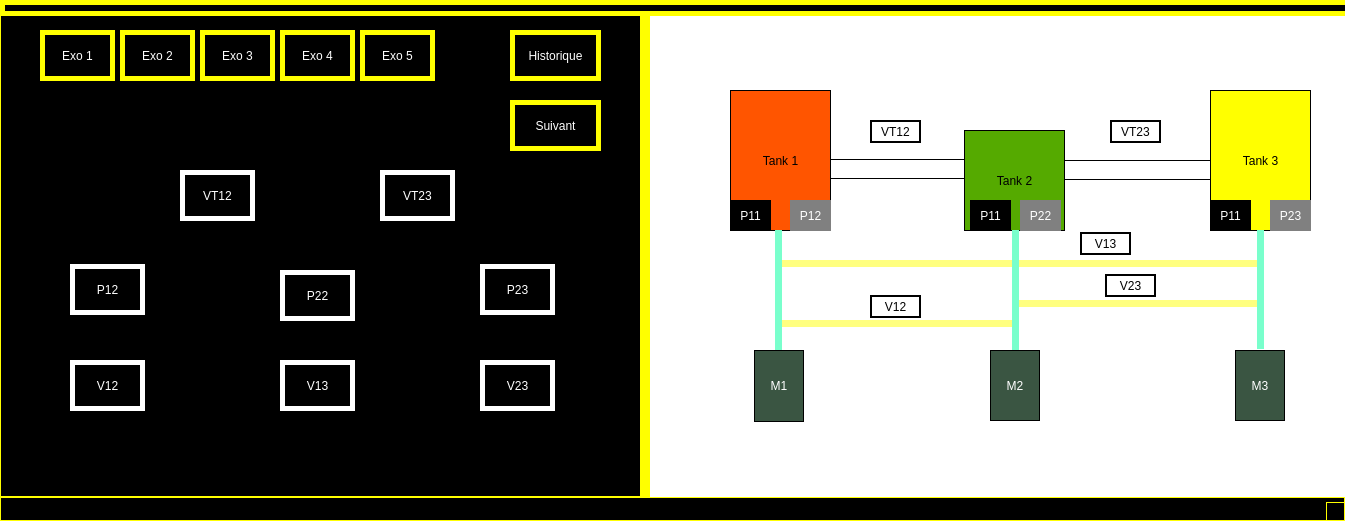
<?xml version="1.0" encoding="UTF-8"?>
<ui version="4.0">
 <class>MainWindow</class>
 <widget class="QMainWindow" name="MainWindow">
  <property name="geometry">
   <rect>
    <x>0</x>
    <y>0</y>
    <width>1345</width>
    <height>521</height>
   </rect>
  </property>
  <property name="windowTitle">
   <string>MainWindow</string>
  </property>
  <property name="layoutDirection">
   <enum>Qt::LeftToRight</enum>
  </property>
  <property name="autoFillBackground">
   <bool>false</bool>
  </property>
  <property name="styleSheet">
   <string notr="true">QWidget {
        background-color:black; border: 1px solid yellow;

}</string>
  </property>
  <widget class="QWidget" name="centralwidget">
   <widget class="QPushButton" name="vt12">
    <property name="geometry">
     <rect>
      <x>180</x>
      <y>170</y>
      <width>75</width>
      <height>51</height>
     </rect>
    </property>
    <property name="sizePolicy">
     <sizepolicy hsizetype="Preferred" vsizetype="Preferred">
      <horstretch>0</horstretch>
      <verstretch>0</verstretch>
     </sizepolicy>
    </property>
    <property name="cursor">
     <cursorShape>PointingHandCursor</cursorShape>
    </property>
    <property name="layoutDirection">
     <enum>Qt::LeftToRight</enum>
    </property>
    <property name="styleSheet">
     <string notr="true">QPushButton {
    border: 5px solid  white;border-radius: 0px;padding: 5px;font: 87 9pt &quot;Arial Black&quot;;color:white;
}
</string>
    </property>
    <property name="text">
     <string>VT12</string>
    </property>
   </widget>
   <widget class="QPushButton" name="vt23">
    <property name="geometry">
     <rect>
      <x>380</x>
      <y>170</y>
      <width>75</width>
      <height>51</height>
     </rect>
    </property>
    <property name="sizePolicy">
     <sizepolicy hsizetype="Preferred" vsizetype="Preferred">
      <horstretch>0</horstretch>
      <verstretch>0</verstretch>
     </sizepolicy>
    </property>
    <property name="cursor">
     <cursorShape>PointingHandCursor</cursorShape>
    </property>
    <property name="layoutDirection">
     <enum>Qt::LeftToRight</enum>
    </property>
    <property name="styleSheet">
     <string notr="true">QPushButton {
    border: 5px solid  white;
	border-radius: 0px;
	padding: 5px;
	
	font: 87 9pt &quot;Arial Black&quot;;
	color:white;
}
</string>
    </property>
    <property name="text">
     <string>VT23</string>
    </property>
    <property name="checkable">
     <bool>false</bool>
    </property>
    <property name="autoDefault">
     <bool>false</bool>
    </property>
    <property name="default">
     <bool>false</bool>
    </property>
   </widget>
   <widget class="QPushButton" name="p12">
    <property name="geometry">
     <rect>
      <x>70</x>
      <y>264</y>
      <width>75</width>
      <height>51</height>
     </rect>
    </property>
    <property name="sizePolicy">
     <sizepolicy hsizetype="Preferred" vsizetype="Preferred">
      <horstretch>0</horstretch>
      <verstretch>0</verstretch>
     </sizepolicy>
    </property>
    <property name="cursor">
     <cursorShape>PointingHandCursor</cursorShape>
    </property>
    <property name="layoutDirection">
     <enum>Qt::LeftToRight</enum>
    </property>
    <property name="styleSheet">
     <string notr="true">QPushButton {
    border: 5px solid  white;
	border-radius: 0px;
	padding: 5px;
	
	font: 87 9pt &quot;Arial Black&quot;;
	color:white;
}
</string>
    </property>
    <property name="text">
     <string>P12</string>
    </property>
   </widget>
   <widget class="QPushButton" name="p23">
    <property name="geometry">
     <rect>
      <x>480</x>
      <y>264</y>
      <width>75</width>
      <height>51</height>
     </rect>
    </property>
    <property name="sizePolicy">
     <sizepolicy hsizetype="Preferred" vsizetype="Preferred">
      <horstretch>0</horstretch>
      <verstretch>0</verstretch>
     </sizepolicy>
    </property>
    <property name="cursor">
     <cursorShape>PointingHandCursor</cursorShape>
    </property>
    <property name="whatsThis">
     <string>&lt;html&gt;&lt;head/&gt;&lt;body&gt;&lt;p&gt;&lt;span style=&quot; font-size:14pt;&quot;&gt;vv&lt;/span&gt;&lt;/p&gt;&lt;/body&gt;&lt;/html&gt;</string>
    </property>
    <property name="layoutDirection">
     <enum>Qt::LeftToRight</enum>
    </property>
    <property name="styleSheet">
     <string notr="true">QPushButton {
    border: 5px solid  white;
	border-radius: 0px;
	padding: 5px;
	
	font: 87 9pt &quot;Arial Black&quot;;
	color:white;
}
QPushButton:pressed {
    background-color: green; border: 1px solid yellow;
	border-radius: 0px;
	padding: 5px;
}</string>
    </property>
    <property name="text">
     <string>P23</string>
    </property>
   </widget>
   <widget class="QPushButton" name="p22">
    <property name="geometry">
     <rect>
      <x>280</x>
      <y>270</y>
      <width>75</width>
      <height>51</height>
     </rect>
    </property>
    <property name="sizePolicy">
     <sizepolicy hsizetype="Preferred" vsizetype="Preferred">
      <horstretch>0</horstretch>
      <verstretch>0</verstretch>
     </sizepolicy>
    </property>
    <property name="cursor">
     <cursorShape>PointingHandCursor</cursorShape>
    </property>
    <property name="layoutDirection">
     <enum>Qt::LeftToRight</enum>
    </property>
    <property name="styleSheet">
     <string notr="true">QPushButton {
    border: 5px solid  white;
	border-radius: 0px;
	padding: 5px;
	
	font: 87 9pt &quot;Arial Black&quot;;
	color:white;
}
QPushButton:pressed {
    background-color: green; border: 1px solid yellow;
	border-radius: 0px;
	padding: 5px;
}</string>
    </property>
    <property name="text">
     <string>P22</string>
    </property>
   </widget>
   <widget class="QPushButton" name="v13">
    <property name="geometry">
     <rect>
      <x>280</x>
      <y>360</y>
      <width>75</width>
      <height>51</height>
     </rect>
    </property>
    <property name="sizePolicy">
     <sizepolicy hsizetype="Preferred" vsizetype="Preferred">
      <horstretch>0</horstretch>
      <verstretch>0</verstretch>
     </sizepolicy>
    </property>
    <property name="cursor">
     <cursorShape>PointingHandCursor</cursorShape>
    </property>
    <property name="layoutDirection">
     <enum>Qt::LeftToRight</enum>
    </property>
    <property name="styleSheet">
     <string notr="true">QPushButton {
    border: 5px solid  white;
	border-radius: 0px;
	padding: 5px;
	
	font: 87 9pt &quot;Arial Black&quot;;
	color:white;
}
</string>
    </property>
    <property name="text">
     <string>V13</string>
    </property>
   </widget>
   <widget class="QPushButton" name="v23">
    <property name="geometry">
     <rect>
      <x>480</x>
      <y>360</y>
      <width>75</width>
      <height>51</height>
     </rect>
    </property>
    <property name="sizePolicy">
     <sizepolicy hsizetype="Preferred" vsizetype="Preferred">
      <horstretch>0</horstretch>
      <verstretch>0</verstretch>
     </sizepolicy>
    </property>
    <property name="cursor">
     <cursorShape>PointingHandCursor</cursorShape>
    </property>
    <property name="layoutDirection">
     <enum>Qt::LeftToRight</enum>
    </property>
    <property name="styleSheet">
     <string notr="true">QPushButton {
    border: 5px solid  white;
	border-radius: 0px;
	padding: 5px;
	
	font: 87 9pt &quot;Arial Black&quot;;
	color:white;
}
</string>
    </property>
    <property name="text">
     <string>V23</string>
    </property>
   </widget>
   <widget class="QPushButton" name="v12">
    <property name="geometry">
     <rect>
      <x>70</x>
      <y>360</y>
      <width>75</width>
      <height>51</height>
     </rect>
    </property>
    <property name="sizePolicy">
     <sizepolicy hsizetype="Preferred" vsizetype="Preferred">
      <horstretch>0</horstretch>
      <verstretch>0</verstretch>
     </sizepolicy>
    </property>
    <property name="cursor">
     <cursorShape>PointingHandCursor</cursorShape>
    </property>
    <property name="layoutDirection">
     <enum>Qt::LeftToRight</enum>
    </property>
    <property name="styleSheet">
     <string notr="true">QPushButton {
    border: 5px solid  white;
	border-radius: 0px;
	padding: 5px;
	
	font: 87 9pt &quot;Arial Black&quot;;
	color:white;
}
</string>
    </property>
    <property name="text">
     <string>V12</string>
    </property>
   </widget>
   <widget class="QPushButton" name="T1">
    <property name="geometry">
     <rect>
      <x>730</x>
      <y>90</y>
      <width>101</width>
      <height>141</height>
     </rect>
    </property>
    <property name="sizePolicy">
     <sizepolicy hsizetype="Preferred" vsizetype="Preferred">
      <horstretch>0</horstretch>
      <verstretch>0</verstretch>
     </sizepolicy>
    </property>
    <property name="styleSheet">
     <string notr="true">QPushButton {
    background-color: rgb(255, 85, 0); border: 1px solid black;border-radius: 0px;padding: 5px;font: 87 9pt &quot;Arial Black&quot;;color:black;
}</string>
    </property>
    <property name="text">
     <string>Tank 1</string>
    </property>
   </widget>
   <widget class="QTextEdit" name="textEdit">
    <property name="geometry">
     <rect>
      <x>640</x>
      <y>-50</y>
      <width>991</width>
      <height>731</height>
     </rect>
    </property>
    <property name="styleSheet">
     <string notr="true">QTextEdit{background-color:white; border: 10px solid yellow;

}</string>
    </property>
    <property name="frameShape">
     <enum>QFrame::WinPanel</enum>
    </property>
    <property name="frameShadow">
     <enum>QFrame::Sunken</enum>
    </property>
    <property name="lineWidth">
     <number>-1</number>
    </property>
   </widget>
   <widget class="QPushButton" name="T3">
    <property name="geometry">
     <rect>
      <x>1210</x>
      <y>90</y>
      <width>101</width>
      <height>141</height>
     </rect>
    </property>
    <property name="sizePolicy">
     <sizepolicy hsizetype="Preferred" vsizetype="Preferred">
      <horstretch>0</horstretch>
      <verstretch>0</verstretch>
     </sizepolicy>
    </property>
    <property name="styleSheet">
     <string notr="true">QPushButton {
    background-color:rgb(255, 255, 0); border: 1px solid black;border-radius: 0px;padding: 5px;font: 87 9pt &quot;Arial Black&quot;;color:black;
}</string>
    </property>
    <property name="text">
     <string>Tank 3</string>
    </property>
   </widget>
   <widget class="QPushButton" name="T2">
    <property name="geometry">
     <rect>
      <x>964</x>
      <y>130</y>
      <width>101</width>
      <height>101</height>
     </rect>
    </property>
    <property name="sizePolicy">
     <sizepolicy hsizetype="Preferred" vsizetype="Preferred">
      <horstretch>0</horstretch>
      <verstretch>0</verstretch>
     </sizepolicy>
    </property>
    <property name="styleSheet">
     <string notr="true">QPushButton {
    background-color: rgb(85, 170, 0); border: 1px solid black;border-radius: 0px;padding: 5px;	font: 87 9pt &quot;Arial Black&quot;;color:black;
}</string>
    </property>
    <property name="text">
     <string>Tank 2</string>
    </property>
   </widget>
   <widget class="QPushButton" name="M1">
    <property name="geometry">
     <rect>
      <x>754</x>
      <y>350</y>
      <width>50</width>
      <height>72</height>
     </rect>
    </property>
    <property name="sizePolicy">
     <sizepolicy hsizetype="Preferred" vsizetype="Preferred">
      <horstretch>0</horstretch>
      <verstretch>0</verstretch>
     </sizepolicy>
    </property>
    <property name="styleSheet">
     <string notr="true">QPushButton {
    background-color:rgb(58, 85, 66); border: 1px solid black;
	border-radius: 0px;
	padding: 5px;
	
	font: 87 9pt &quot;Arial Black&quot;;
	color:white;
}</string>
    </property>
    <property name="text">
     <string>M1</string>
    </property>
   </widget>
   <widget class="QPushButton" name="vt12_2">
    <property name="geometry">
     <rect>
      <x>870</x>
      <y>120</y>
      <width>51</width>
      <height>23</height>
     </rect>
    </property>
    <property name="styleSheet">
     <string notr="true">QPushButton{
    background-color:white; border: 2px solid black;border-radius: 0px;padding: 5px;font: 87 9pt &quot;Arial Black&quot;;color:black;
}</string>
    </property>
    <property name="text">
     <string>VT12</string>
    </property>
   </widget>
   <widget class="QPushButton" name="vt23_2">
    <property name="geometry">
     <rect>
      <x>1110</x>
      <y>120</y>
      <width>51</width>
      <height>23</height>
     </rect>
    </property>
    <property name="styleSheet">
     <string notr="true">QPushButton{
    background-color:white; border: 2px solid black;
	border-radius: 0px;
	padding: 5px;
	
	font: 87 9pt &quot;Arial Black&quot;;
	color:black;
}</string>
    </property>
    <property name="text">
     <string>VT23</string>
    </property>
   </widget>
   <widget class="QPushButton" name="v12_2">
    <property name="geometry">
     <rect>
      <x>870</x>
      <y>295</y>
      <width>51</width>
      <height>23</height>
     </rect>
    </property>
    <property name="styleSheet">
     <string notr="true">QPushButton{
  background-color:white; border: 2px solid black;	border-radius: 0px;
	padding: 5px;
	
	font: 87 9pt &quot;Arial Black&quot;;
	color:black;
}</string>
    </property>
    <property name="text">
     <string>V12</string>
    </property>
   </widget>
   <widget class="QPushButton" name="v23_2">
    <property name="geometry">
     <rect>
      <x>1105</x>
      <y>274</y>
      <width>51</width>
      <height>23</height>
     </rect>
    </property>
    <property name="styleSheet">
     <string notr="true">QPushButton{
  background-color:white; border: 2px solid black;	border-radius: 0px;padding: 5px;font: 87 9pt &quot;Arial Black&quot;;color:black;
}</string>
    </property>
    <property name="text">
     <string>V23</string>
    </property>
   </widget>
   <widget class="QPushButton" name="v13_2">
    <property name="geometry">
     <rect>
      <x>1080</x>
      <y>232</y>
      <width>51</width>
      <height>23</height>
     </rect>
    </property>
    <property name="styleSheet">
     <string notr="true">QPushButton{
  background-color:white; border: 2px solid black;border-radius: 0px;padding: 5px;font: 87 9pt &quot;Arial Black&quot;;color:black;
}</string>
    </property>
    <property name="text">
     <string>V13</string>
    </property>
   </widget>
   <widget class="QPushButton" name="M1_2">
    <property name="geometry">
     <rect>
      <x>990</x>
      <y>350</y>
      <width>50</width>
      <height>71</height>
     </rect>
    </property>
    <property name="sizePolicy">
     <sizepolicy hsizetype="Preferred" vsizetype="Preferred">
      <horstretch>0</horstretch>
      <verstretch>0</verstretch>
     </sizepolicy>
    </property>
    <property name="styleSheet">
     <string notr="true">QPushButton {
    background-color:rgb(58, 85, 66); border: 1px solid black;
	border-radius: 0px;
	padding: 5px;
	
	font: 87 9pt &quot;Arial Black&quot;;
	color:white;
}</string>
    </property>
    <property name="text">
     <string>M2</string>
    </property>
   </widget>
   <widget class="QPushButton" name="M1_3">
    <property name="geometry">
     <rect>
      <x>1235</x>
      <y>350</y>
      <width>50</width>
      <height>71</height>
     </rect>
    </property>
    <property name="sizePolicy">
     <sizepolicy hsizetype="Preferred" vsizetype="Preferred">
      <horstretch>0</horstretch>
      <verstretch>0</verstretch>
     </sizepolicy>
    </property>
    <property name="styleSheet">
     <string notr="true">QPushButton {
    background-color:rgb(58, 85, 66); border: 1px solid black;
	border-radius: 0px;
	padding: 5px;
	
	font: 87 9pt &quot;Arial Black&quot;;
	color:white;
}</string>
    </property>
    <property name="text">
     <string>M3</string>
    </property>
   </widget>
   <widget class="QToolBox" name="verticalToolBox">
    <property name="geometry">
     <rect>
      <x>0</x>
      <y>0</y>
      <width>5000</width>
      <height>16</height>
     </rect>
    </property>
    <property name="styleSheet">
     <string notr="true">QToolBox
{
    background-color:black ; border: 5px solid yellow;
	border-radius: 0px;
	padding: 5px;
	

}</string>
    </property>
    <widget class="QWidget" name="verticalToolBoxPage1">
     <property name="geometry">
      <rect>
       <x>0</x>
       <y>0</y>
       <width>4961</width>
       <height>18</height>
      </rect>
     </property>
     <attribute name="label">
      <string/>
     </attribute>
     <layout class="QVBoxLayout" name="verticalLayout"/>
    </widget>
   </widget>
   <widget class="QPushButton" name="toy1">
    <property name="geometry">
     <rect>
      <x>830</x>
      <y>159</y>
      <width>135</width>
      <height>20</height>
     </rect>
    </property>
    <property name="styleSheet">
     <string notr="true">QPushButton {
    background-color:white; border: 1px solid black;border-radius: 0px;padding: 5px;
	
}</string>
    </property>
    <property name="text">
     <string/>
    </property>
   </widget>
   <widget class="QPushButton" name="toy2">
    <property name="geometry">
     <rect>
      <x>1064</x>
      <y>160</y>
      <width>147</width>
      <height>20</height>
     </rect>
    </property>
    <property name="styleSheet">
     <string notr="true">QPushButton {
    background-color:white; border: 1px solid black;
	border-radius: 0px;
	padding: 5px;
	
}</string>
    </property>
    <property name="text">
     <string/>
    </property>
   </widget>
   <widget class="QPushButton" name="toy3">
    <property name="geometry">
     <rect>
      <x>775</x>
      <y>230</y>
      <width>7</width>
      <height>31</height>
     </rect>
    </property>
    <property name="styleSheet">
     <string notr="true">QPushButton {
    background-color:rgb(121, 255, 204); border: 1px solid rgb(121, 255, 204);

width:2px;
	
}</string>
    </property>
    <property name="text">
     <string/>
    </property>
   </widget>
   <widget class="QPushButton" name="toy5">
    <property name="geometry">
     <rect>
      <x>1257</x>
      <y>230</y>
      <width>7</width>
      <height>31</height>
     </rect>
    </property>
    <property name="styleSheet">
     <string notr="true">QPushButton {
    background-color:rgb(121, 255, 204); border: 1px solid rgb(121, 255, 204);

width:2px;
	
}</string>
    </property>
    <property name="text">
     <string/>
    </property>
   </widget>
   <widget class="QPushButton" name="toy4">
    <property name="geometry">
     <rect>
      <x>1012</x>
      <y>230</y>
      <width>7</width>
      <height>31</height>
     </rect>
    </property>
    <property name="styleSheet">
     <string notr="true">QPushButton {
    background-color:rgb(121, 255, 204); border: 1px solid rgb(121, 255, 204);

width:2px;
	
}</string>
    </property>
    <property name="text">
     <string/>
    </property>
   </widget>
   <widget class="QPushButton" name="pompe">
    <property name="geometry">
     <rect>
      <x>730</x>
      <y>200</y>
      <width>41</width>
      <height>31</height>
     </rect>
    </property>
    <property name="styleSheet">
     <string notr="true">QPushButton {
    background-color: black; border: 1px solid black;border-radius: 0px;padding: 5px;font: 87 9pt &quot;Arial Black&quot;;color:white;
}
</string>
    </property>
    <property name="text">
     <string>P11</string>
    </property>
   </widget>
   <widget class="QPushButton" name="p12_2">
    <property name="geometry">
     <rect>
      <x>790</x>
      <y>200</y>
      <width>41</width>
      <height>31</height>
     </rect>
    </property>
    <property name="styleSheet">
     <string notr="true">QPushButton {
    background-color: grey; border: 1px solid grey;border-radius: 0px;padding: 5px;font: 87 9pt &quot;Arial Black&quot;;color:white;
}
</string>
    </property>
    <property name="text">
     <string>P12</string>
    </property>
   </widget>
   <widget class="QPushButton" name="pompe1">
    <property name="geometry">
     <rect>
      <x>970</x>
      <y>200</y>
      <width>41</width>
      <height>31</height>
     </rect>
    </property>
    <property name="styleSheet">
     <string notr="true">QPushButton {
    background-color: black; border: 1px solid black;
	border-radius: 0px;
	padding: 5px;
	
	font: 87 9pt &quot;Arial Black&quot;;
	color:white;
}
</string>
    </property>
    <property name="text">
     <string>P11</string>
    </property>
   </widget>
   <widget class="QPushButton" name="p23_2">
    <property name="geometry">
     <rect>
      <x>1270</x>
      <y>200</y>
      <width>41</width>
      <height>31</height>
     </rect>
    </property>
    <property name="styleSheet">
     <string notr="true">QPushButton {
    background-color: grey; border: 1px solid grey;
	border-radius: 0px;
	padding: 5px;
	
	font: 87 9pt &quot;Arial Black&quot;;
	color:white;
}
</string>
    </property>
    <property name="text">
     <string>P23</string>
    </property>
   </widget>
   <widget class="QPushButton" name="pompe2">
    <property name="geometry">
     <rect>
      <x>1210</x>
      <y>200</y>
      <width>41</width>
      <height>31</height>
     </rect>
    </property>
    <property name="styleSheet">
     <string notr="true">QPushButton {
    background-color: black; border: 1px solid black;
	border-radius: 0px;
	padding: 5px;
	
	font: 87 9pt &quot;Arial Black&quot;;
	color:white;
}
</string>
    </property>
    <property name="text">
     <string>P11</string>
    </property>
   </widget>
   <widget class="QPushButton" name="p22_2">
    <property name="geometry">
     <rect>
      <x>1020</x>
      <y>200</y>
      <width>41</width>
      <height>31</height>
     </rect>
    </property>
    <property name="styleSheet">
     <string notr="true">QPushButton {
    background-color: grey; border: 1px solid grey;
	border-radius: 0px;
	padding: 5px;
	
	font: 87 9pt &quot;Arial Black&quot;;
	color:white;
}
</string>
    </property>
    <property name="text">
     <string>P22</string>
    </property>
   </widget>
   <widget class="QPushButton" name="a10">
    <property name="geometry">
     <rect>
      <x>1012</x>
      <y>320</y>
      <width>7</width>
      <height>30</height>
     </rect>
    </property>
    <property name="styleSheet">
     <string notr="true">QPushButton {
    background-color:rgb(121, 255, 204); border: 1px solid rgb(121, 255, 204);

width:2px;
	
}</string>
    </property>
    <property name="text">
     <string/>
    </property>
   </widget>
   <widget class="QPushButton" name="a8">
    <property name="geometry">
     <rect>
      <x>775</x>
      <y>320</y>
      <width>237</width>
      <height>7</height>
     </rect>
    </property>
    <property name="styleSheet">
     <string notr="true">QPushButton {
    background-color:rgb(255, 255, 127); border: 1px solid rgb(255, 255, 127);

	
}</string>
    </property>
    <property name="text">
     <string/>
    </property>
   </widget>
   <widget class="QPushButton" name="a2">
    <property name="geometry">
     <rect>
      <x>775</x>
      <y>320</y>
      <width>7</width>
      <height>30</height>
     </rect>
    </property>
    <property name="styleSheet">
     <string notr="true">QPushButton {
    background-color:rgb(121, 255, 204); border: 1px solid rgb(121, 255, 204);

width:2px;
	
}</string>
    </property>
    <property name="text">
     <string/>
    </property>
   </widget>
   <widget class="QPushButton" name="a3">
    <property name="geometry">
     <rect>
      <x>775</x>
      <y>260</y>
      <width>489</width>
      <height>7</height>
     </rect>
    </property>
    <property name="styleSheet">
     <string notr="true">QPushButton {
    background-color:rgb(255, 255, 127); border: 1px solid rgb(255, 255, 127);
	}</string>
    </property>
    <property name="text">
     <string/>
    </property>
   </widget>
   <widget class="QPushButton" name="a11">
    <property name="geometry">
     <rect>
      <x>1012</x>
      <y>300</y>
      <width>252</width>
      <height>7</height>
     </rect>
    </property>
    <property name="styleSheet">
     <string notr="true">QPushButton {
    background-color:rgb(255, 255, 127); border: 1px solid rgb(255, 255, 127);

	
}</string>
    </property>
    <property name="text">
     <string/>
    </property>
   </widget>
   <widget class="QPushButton" name="a1">
    <property name="geometry">
     <rect>
      <x>775</x>
      <y>260</y>
      <width>7</width>
      <height>60</height>
     </rect>
    </property>
    <property name="styleSheet">
     <string notr="true">QPushButton {
    background-color:rgb(121, 255, 204); border: 1px solid rgb(121, 255, 204);

width:2px;
	
}</string>
    </property>
    <property name="text">
     <string/>
    </property>
   </widget>
   <widget class="QPushButton" name="a9">
    <property name="geometry">
     <rect>
      <x>1012</x>
      <y>260</y>
      <width>7</width>
      <height>41</height>
     </rect>
    </property>
    <property name="styleSheet">
     <string notr="true">QPushButton {
    background-color:rgb(121, 255, 204); border: 1px solid rgb(121, 255, 204);

width:2px;
	
}</string>
    </property>
    <property name="text">
     <string/>
    </property>
   </widget>
   <widget class="QPushButton" name="a5">
    <property name="geometry">
     <rect>
      <x>1257</x>
      <y>260</y>
      <width>7</width>
      <height>51</height>
     </rect>
    </property>
    <property name="styleSheet">
     <string notr="true">QPushButton {
    background-color:rgb(121, 255, 204); border: 1px solid rgb(121, 255, 204);

width:2px;
	
}</string>
    </property>
    <property name="text">
     <string/>
    </property>
   </widget>
   <widget class="QPushButton" name="a6">
    <property name="geometry">
     <rect>
      <x>1257</x>
      <y>300</y>
      <width>7</width>
      <height>49</height>
     </rect>
    </property>
    <property name="styleSheet">
     <string notr="true">QPushButton {
    background-color:rgb(121, 255, 204); border: 1px solid rgb(121, 255, 204);

width:2px;
	
}</string>
    </property>
    <property name="text">
     <string/>
    </property>
   </widget>
   <widget class="QPushButton" name="a9_2">
    <property name="geometry">
     <rect>
      <x>1012</x>
      <y>300</y>
      <width>7</width>
      <height>21</height>
     </rect>
    </property>
    <property name="styleSheet">
     <string notr="true">QPushButton {
    background-color:rgb(121, 255, 204); border: 1px solid rgb(121, 255, 204);

width:2px;
	
}</string>
    </property>
    <property name="text">
     <string/>
    </property>
   </widget>
   <widget class="QPushButton" name="exo1">
    <property name="geometry">
     <rect>
      <x>40</x>
      <y>30</y>
      <width>75</width>
      <height>51</height>
     </rect>
    </property>
    <property name="styleSheet">
     <string notr="true">QPushButton {
    border: 5px solid  Yellow;border-radius: 0px;padding: 5px;font: 87 9pt &quot;Arial Black&quot;;color:white;
}</string>
    </property>
    <property name="text">
     <string>Exo 1</string>
    </property>
   </widget>
   <widget class="QPushButton" name="exo2">
    <property name="geometry">
     <rect>
      <x>120</x>
      <y>30</y>
      <width>75</width>
      <height>51</height>
     </rect>
    </property>
    <property name="styleSheet">
     <string notr="true">QPushButton {
    border: 5px solid  Yellow;border-radius: 0px;padding: 5px;font: 87 9pt &quot;Arial Black&quot;;color:white;
}</string>
    </property>
    <property name="text">
     <string>Exo 2</string>
    </property>
   </widget>
   <widget class="QPushButton" name="exo3">
    <property name="geometry">
     <rect>
      <x>200</x>
      <y>30</y>
      <width>75</width>
      <height>51</height>
     </rect>
    </property>
    <property name="styleSheet">
     <string notr="true">QPushButton {
    border: 5px solid  Yellow;border-radius: 0px;padding: 5px;font: 87 9pt &quot;Arial Black&quot;;color:white;
}</string>
    </property>
    <property name="text">
     <string>Exo 3</string>
    </property>
   </widget>
   <widget class="QPushButton" name="exo4">
    <property name="geometry">
     <rect>
      <x>280</x>
      <y>30</y>
      <width>75</width>
      <height>51</height>
     </rect>
    </property>
    <property name="styleSheet">
     <string notr="true">QPushButton {
    border: 5px solid  Yellow;border-radius: 0px;padding: 5px;font: 87 9pt &quot;Arial Black&quot;;color:white;
}</string>
    </property>
    <property name="text">
     <string>Exo 4</string>
    </property>
   </widget>
   <widget class="QPushButton" name="exo5">
    <property name="geometry">
     <rect>
      <x>360</x>
      <y>30</y>
      <width>75</width>
      <height>51</height>
     </rect>
    </property>
    <property name="styleSheet">
     <string notr="true">QPushButton {
    border: 5px solid  Yellow;border-radius: 0px;padding: 5px;font: 87 9pt &quot;Arial Black&quot;;color:white;
}</string>
    </property>
    <property name="text">
     <string>Exo 5</string>
    </property>
   </widget>
   <widget class="QPushButton" name="historique">
    <property name="geometry">
     <rect>
      <x>510</x>
      <y>30</y>
      <width>91</width>
      <height>51</height>
     </rect>
    </property>
    <property name="styleSheet">
     <string notr="true">QPushButton {
    border: 5px solid  Yellow;border-radius: 0px;padding: 5px;font: 87 9pt &quot;Arial Black&quot;;color:white;
}</string>
    </property>
    <property name="text">
     <string>Historique</string>
    </property>
   </widget>
   <widget class="QPushButton" name="suivant">
    <property name="geometry">
     <rect>
      <x>510</x>
      <y>100</y>
      <width>91</width>
      <height>51</height>
     </rect>
    </property>
    <property name="styleSheet">
     <string notr="true">QPushButton {
    border: 5px solid  Yellow;border-radius: 0px;padding: 5px;font: 87 9pt &quot;Arial Black&quot;;color:white;
}</string>
    </property>
    <property name="text">
     <string>Suivant</string>
    </property>
   </widget>
   <zorder>textEdit</zorder>
   <zorder>vt12</zorder>
   <zorder>vt23</zorder>
   <zorder>p12</zorder>
   <zorder>p23</zorder>
   <zorder>p22</zorder>
   <zorder>v13</zorder>
   <zorder>v23</zorder>
   <zorder>v12</zorder>
   <zorder>T1</zorder>
   <zorder>T3</zorder>
   <zorder>T2</zorder>
   <zorder>M1</zorder>
   <zorder>vt12_2</zorder>
   <zorder>vt23_2</zorder>
   <zorder>v12_2</zorder>
   <zorder>v23_2</zorder>
   <zorder>v13_2</zorder>
   <zorder>M1_2</zorder>
   <zorder>M1_3</zorder>
   <zorder>verticalToolBox</zorder>
   <zorder>toy1</zorder>
   <zorder>toy2</zorder>
   <zorder>toy3</zorder>
   <zorder>toy5</zorder>
   <zorder>toy4</zorder>
   <zorder>pompe</zorder>
   <zorder>p12_2</zorder>
   <zorder>pompe1</zorder>
   <zorder>p23_2</zorder>
   <zorder>pompe2</zorder>
   <zorder>p22_2</zorder>
   <zorder>a10</zorder>
   <zorder>a8</zorder>
   <zorder>a2</zorder>
   <zorder>a3</zorder>
   <zorder>a11</zorder>
   <zorder>a1</zorder>
   <zorder>a9</zorder>
   <zorder>a5</zorder>
   <zorder>a6</zorder>
   <zorder>a9_2</zorder>
   <zorder>exo1</zorder>
   <zorder>exo2</zorder>
   <zorder>exo3</zorder>
   <zorder>exo4</zorder>
   <zorder>exo5</zorder>
   <zorder>historique</zorder>
   <zorder>suivant</zorder>
  </widget>
  <widget class="QStatusBar" name="statusBar"/>
 </widget>
 <resources/>
 <connections/>
</ui>
